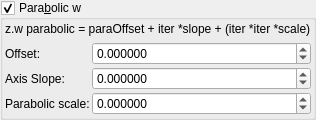
    <widget class="MyGroupBox" name="groupCheck_Cpara_enabledParab_false">
     <property name="title">
      <string>Para&amp;bolic w</string>
     </property>
     <property name="checkable">
      <bool>true</bool>
     </property>
     <layout class="QVBoxLayout" name="verticalLayout_2">
      <property name="leftMargin">
       <number>2</number>
      </property>
      <property name="topMargin">
       <number>2</number>
      </property>
      <property name="rightMargin">
       <number>2</number>
      </property>
      <property name="bottomMargin">
       <number>2</number>
      </property>
      <item>
       <widget class="QLabel" name="label_97">
        <property name="text">
         <string notr="true">z.w parabolic = paraOffset + iter *slope + (iter *iter *scale)</string>
        </property>
       </widget>
      </item>
      <item>
       <layout class="QGridLayout" name="gridLayout_37" columnstretch="0,2">
        <property name="spacing">
         <number>2</number>
        </property>
        <item row="1" column="0">
         <widget class="QLabel" name="label_102">
          <property name="text">
           <string>Axis Slope:</string>
          </property>
         </widget>
        </item>
        <item row="2" column="1">
         <widget class="MyDoubleSpinBox" name="spinbox_Cpara_parab_scale">
          <property name="sizePolicy">
           <sizepolicy hsizetype="Minimum" vsizetype="Maximum">
            <horstretch>0</horstretch>
            <verstretch>0</verstretch>
           </sizepolicy>
          </property>
          <property name="prefix">
           <string/>
          </property>
          <property name="suffix">
           <string/>
          </property>
          <property name="decimals">
           <number>6</number>
          </property>
          <property name="minimum">
           <double>-9999.000000000000000</double>
          </property>
          <property name="maximum">
           <double>9999.000000000000000</double>
          </property>
          <property name="singleStep">
           <double>0.100000000000000</double>
          </property>
         </widget>
        </item>
        <item row="0" column="1">
         <widget class="MyDoubleSpinBox" name="spinbox_Cpara_parab_offset0">
          <property name="sizePolicy">
           <sizepolicy hsizetype="Minimum" vsizetype="Maximum">
            <horstretch>0</horstretch>
            <verstretch>0</verstretch>
           </sizepolicy>
          </property>
          <property name="prefix">
           <string/>
          </property>
          <property name="suffix">
           <string/>
          </property>
          <property name="decimals">
           <number>6</number>
          </property>
          <property name="minimum">
           <double>-99.000000000000000</double>
          </property>
          <property name="maximum">
           <double>99.000000000000000</double>
          </property>
          <property name="singleStep">
           <double>0.100000000000000</double>
          </property>
         </widget>
        </item>
        <item row="0" column="0">
         <widget class="QLabel" name="label_100">
          <property name="text">
           <string>Offset:</string>
          </property>
         </widget>
        </item>
        <item row="2" column="0">
         <widget class="QLabel" name="label_101">
          <property name="text">
           <string>Parabolic scale:</string>
          </property>
         </widget>
        </item>
        <item row="1" column="1">
         <widget class="MyDoubleSpinBox" name="spinbox_Cpara_parab_slope">
          <property name="sizePolicy">
           <sizepolicy hsizetype="Minimum" vsizetype="Maximum">
            <horstretch>0</horstretch>
            <verstretch>0</verstretch>
           </sizepolicy>
          </property>
          <property name="prefix">
           <string/>
          </property>
          <property name="suffix">
           <string/>
          </property>
          <property name="decimals">
           <number>6</number>
          </property>
          <property name="minimum">
           <double>-99.000000000000000</double>
          </property>
          <property name="maximum">
           <double>99.000000000000000</double>
          </property>
          <property name="singleStep">
           <double>0.100000000000000</double>
          </property>
         </widget>
        </item>
       </layout>
      </item>
     </layout>
    </widget>
